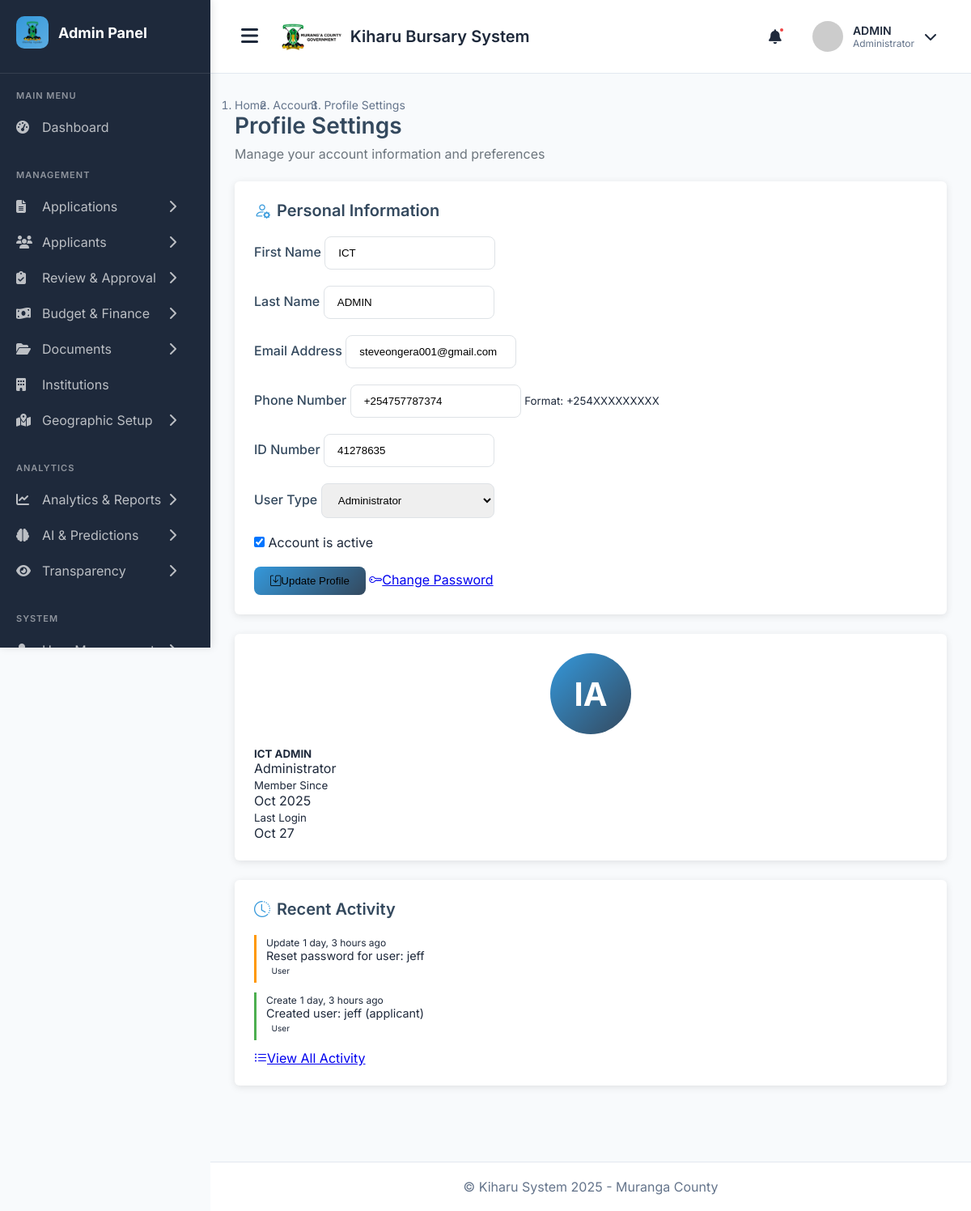
Screenshot of /admin-profile/ (signed in) with the database file from the repository.
### main_application/models.py (models this page shows, shortened)
class User(AbstractUser):
    USER_TYPES = (
        ('applicant', 'Applicant'),
        ('admin', 'Administrator'),
        ('reviewer', 'Application Reviewer'),
        ('finance', 'Finance Officer'),
        ('county_admin', 'County Administrator'),
        ('constituency_admin', 'Constituency Administrator'),
        ('ward_admin', 'Ward Administrator'),
    )
    user_type = models.CharField(max_length=25, choices=USER_TYPES, default='applicant')
    id_number = models.CharField(max_length=20, unique=True, null=True, blank=True)
    phone_regex = RegexValidator(
        regex=r'^\+254\d{9}$',
        message="Phone number must be entered in the format: '+254XXXXXXXXX'. Exactly 12 digits including country code."
    )
    phone_number = models.CharField(validators=[phone_regex], max_length=17, blank=True)

class AuditLog(models.Model):
    ACTION_TYPES = (
        ('create', 'Create'),
        ('update', 'Update'),
        ('delete', 'Delete'),
        ('view', 'View'),
        ('approve', 'Approve'),
        ('reject', 'Reject'),
        ('disburse', 'Disburse'),
        ('login', 'Login'),
        ('logout', 'Logout'),
        ('export', 'Export Data'),
        ('print', 'Print Document'),
    )
    user = models.ForeignKey(
        User,
        on_delete=models.SET_NULL,
        null=True,
        related_name='audit_logs'
    )
    action = models.CharField(max_length=20, choices=ACTION_TYPES)
    table_affected = models.CharField(max_length=100)
    record_id = models.CharField(max_length=100, blank=True, null=True)
    description = models.TextField()
    ip_address = models.GenericIPAddressField()
    user_agent = models.TextField(blank=True, null=True)
    old_values = models.JSONField(blank=True, null=True)
    new_values = models.JSONField(blank=True, null=True)
    timestamp = models.DateTimeField(auto_now_add=True)
    class Meta:
        ordering = ['-timestamp']

### main_application/views.py (the view)
# urls.py: path('admin-profile/', views.admin_profile_settings, name='admin_profile_settings'),
@login_required
@user_passes_test(is_admin_or_staff)
def admin_profile_settings(request):
    user = request.user
    if request.method == 'POST':
        form = AdminProfileForm(request.POST, instance=user)
        if form.is_valid():
            form.save()
            messages.success(request, 'Profile updated successfully!')
            AuditLog.objects.create(
                user=request.user,
                action='update',
                table_affected='User',
                record_id=str(user.id),
                description=f'Updated profile information',
                ip_address=request.META.get('REMOTE_ADDR', '127.0.0.1')
            )
            return redirect('admin_profile_settings')
    else:
        form = AdminProfileForm(instance=user)
    recent_activities = AuditLog.objects.filter(user=user).order_by('-timestamp')[:10]
    context = {
        'form': form,
        'user': user,
        'recent_activities': recent_activities,
        'page_title': 'Profile Settings',
    }
    return render(request, 'admin/profile_settings.html', context)

### main_application/views.py (called while the page is built)
def is_admin_or_staff(user):
    return user.is_authenticated and (user.is_staff or user.user_type in ['admin', 'reviewer', 'finance'])

### templates/admin/profile_settings.html (shortened to what this page needs)
{% extends 'admin_base.html' %}
{% load static %}
{% block content %}
<div class="container-fluid">
    <div class="row">
        <div class="col-12">
            <nav aria-label="breadcrumb">
            <ol class="breadcrumb mb-3">
                <li class="breadcrumb-item">
                <a href="{% url 'admin_dashboard' %}">Home</a>
                </li>
                <li class="breadcrumb-item">
                <a href="#">Account</a>
                </li>
                <li class="breadcrumb-item active" aria-current="page">
                Profile Settings
                </li>
            </ol>
            </nav>
            <div class="page-header">
                <h4 class="page-title">Profile Settings</h4>
                <p class="page-subtitle">Manage your account information and preferences</p>
            </div>
        </div>
    </div>
    <div class="row">
        <div class="col-lg-8">
            <div class="profile-card">
                <h4 class="card-title">
                    <i class="bi bi-person-gear"></i>
                    Personal Information
                </h4>
                <form method="post" class="needs-validation" novalidate>
                    <div class="row">
                        <div class="col-md-6">
                            <div class="form-group">
                                <label class="form-label">First Name</label>
                                {{ form.first_name }}
                            </div>
                        </div>
                        <div class="col-md-6">
                            <div class="form-group">
                                <label class="form-label">Last Name</label>
                                {{ form.last_name }}
                            </div>
                        </div>
                    </div>
                    <div class="row">
                        <div class="col-md-6">
                            <div class="form-group">
                                <label class="form-label">Email Address</label>
                                {{ form.email }}
                            </div>
                        </div>
                        <div class="col-md-6">
                            <div class="form-group">
                                <label class="form-label">Phone Number</label>
                                {{ form.phone_number }}
                                <small class="form-text text-muted">Format: +254XXXXXXXXX</small>
                            </div>
                        </div>
                    </div>
                    <div class="row">
                        <div class="col-md-6">
                            <div class="form-group">
                                <label class="form-label">ID Number</label>
                                {{ form.id_number }}
                            </div>
                        </div>
                        <div class="col-md-6">
                            <div class="form-group">
                                <label class="form-label">User Type</label>
                                {{ form.user_type }}
                            </div>
                        </div>
                    </div>
                    <div class="form-group">
                        <div class="form-check">
                            {{ form.is_active }}
                            <label class="form-check-label" for="{{ form.is_active.id_for_label }}">
                                Account is active
                            </label>
                        </div>
                    </div>
                    <div class="form-actions">
                        <button type="submit" class="btn btn-primary">
                            <i class="bi bi-save me-2"></i>Update Profile
                        </button>
                        <a href="{% url 'admin_security_audit' %}" class="btn btn-outline-secondary ms-2">
                            <i class="bi bi-key me-2"></i>Change Password
                        </a>
                    </div>
                </form>
            </div>
        </div>
        <div class="col-lg-4">
            <div class="profile-card text-center">
                <div class="profile-avatar">
                    {{ user.first_name.0|default:"U" }}{{ user.last_name.0|default:"" }}
                </div>
                <h5>{{ user.first_name }} {{ user.last_name }}</h5>
                <p class="text-muted">{{ user.get_user_type_display }}</p>
                <div class="row text-center">
                    <div class="col-6">
                        <small class="text-muted">Member Since</small>
                        <div class="fw-bold">{{ user.date_joined|date:"M Y" }}</div>
                    </div>
                    <div class="col-6">
                        <small class="text-muted">Last Login</small>
                        <div class="fw-bold">{{ user.last_login|date:"M d" }}</div>
                    </div>
                </div>
            </div>
            <div class="profile-card">
                <h5 class="card-title">
                    <i class="bi bi-clock-history"></i>
                    Recent Activity
                </h5>
                {% if recent_activities %}
                    <div class="activity-scroll-container">
                        {% for activity in recent_activities %}
                            <div class="activity-item {{ activity.action }}">
                                <div class="d-flex justify-content-between">
                                    <small class="fw-bold">{{ activity.get_action_display }}</small>
                                    <small class="text-muted">{{ activity.timestamp|timesince }} ago</small>
                                </div>
                                <div class="text-muted small">
                                    {{ activity.description|truncatechars:50 }}
                                </div>
                                {% if activity.table_affected %}
                                    <small class="badge bg-light text-dark">{{ activity.table_affected }}</small>
                                {% endif %}
                            </div>
                        {% endfor %}
                    </div>
                    <div class="text-center mt-3">
                        <a href="{% url 'admin_security_audit' %}" class="btn btn-sm btn-outline-primary">
                            <i class="bi bi-list-ul me-1"></i>View All Activity
                        </a>
                    </div>
                {% else %}
                    <div class="text-center text-muted py-3">
                        <i class="bi bi-inbox fa-2x mb-2" style="font-size: 2rem;"></i>
                        <p>No recent activity</p>
                    </div>
                {% endif %}
            </div>
        </div>
    </div>
</div>
{% endblock %}

### templates/admin_base.html (style rules this page uses)
* { margin: 0; padding: 0; box-sizing: border-box; }
:root { --primary-color: #3498db; --primary-hover: #2980b9; --sidebar-bg: #1E293B; --sidebar-hover: #334155; --main-bg: #F8FAFC; --card-bg: #FFFFFF; --text-primary: #1E293B; --text-secondary: #64748B; --border-color: #E2E8F0; --success-color: #10B981; --danger-color: #EF4444; --warning-color: #F59E0B; }
body { font-family: 'Inter', sans-serif; background-color: var(--main-bg); color: var(--text-primary); overflow-x: hidden; }
.page-header { margin-bottom: 30px; }
.page-title { font-size: 28px; font-weight: 700; margin-bottom: 8px; }
.breadcrumb { display: flex; gap: 8px; color: var(--text-secondary); font-size: 14px; }
.breadcrumb a { color: var(--text-secondary); text-decoration: none; }

### templates/admin/profile_settings.html (style rules this page uses)
:root { --primary-color: #3498db; --secondary-color: #34495e; }
.profile-card { background: white; border-radius: 6px; box-shadow: 0 2px 10px rgba(0,0,0,0.1); padding: 1.5rem; margin-bottom: 1.5rem; }
.profile-avatar { width: 100px; height: 100px; border-radius: 50%; background: linear-gradient(135deg, var(--primary-color) 0%, var(--secondary-color) 100%); display: flex; align-items: center; justify-content: center; font-size: 2.5rem; color: white; margin: 0 auto 1rem; font-weight: bold; }
.activity-scroll-container { max-height: 300px; overflow-y: auto; padding-right: 5px; }
.activity-item { border-left: 3px solid #e3f2fd; padding-left: 0.75rem; margin-bottom: 0.75rem; padding-bottom: 0.5rem; font-size: 0.9rem; }
.activity-item.create { border-left-color: #4caf50; }
.activity-item.update { border-left-color: #ff9800; }
.form-group { margin-bottom: 1.25rem; }
.btn-primary { background: linear-gradient(135deg, var(--primary-color) 0%, var(--secondary-color) 100%); border: none; border-radius: 8px; padding: 10px 20px; }
.page-header { margin-bottom: 1.5rem; }
.page-title { color: var(--secondary-color); font-weight: 600; }
.page-subtitle { color: #6c757d; font-size: 1rem; }
.card-title { color: var(--secondary-color); font-weight: 600; font-size: 1.25rem; display: flex; align-items: center; margin-bottom: 1.25rem; }
.card-title i { color: var(--primary-color); margin-right: 0.5rem; }
.form-label { font-weight: 500; color: var(--secondary-color); margin-bottom: 0.5rem; }
.form-control, .form-select { border-radius: 8px; padding: 0.75rem 1rem; border: 1px solid #dee2e6; }
.badge { font-size: 0.7em; padding: 0.35em 0.65em; }

### rows the page displays
User: first_name "ICT", last_name "ADMIN", email "steveongera001@gmail.com", phone_number "+254757787374", id_number "41278635", user_type "Administrator", is_active "☑", first_name.0 "I", last_name.0 "A", date_joined "Oct 2025", last_login "Oct 27"
AuditLog: action "Update", timestamp "1 day, 3 hours", description "Reset password for user: jeff", table_affected "User"
AuditLog: action "Create", timestamp "1 day, 3 hours", description "Created user: jeff (applicant)", table_affected "User"
